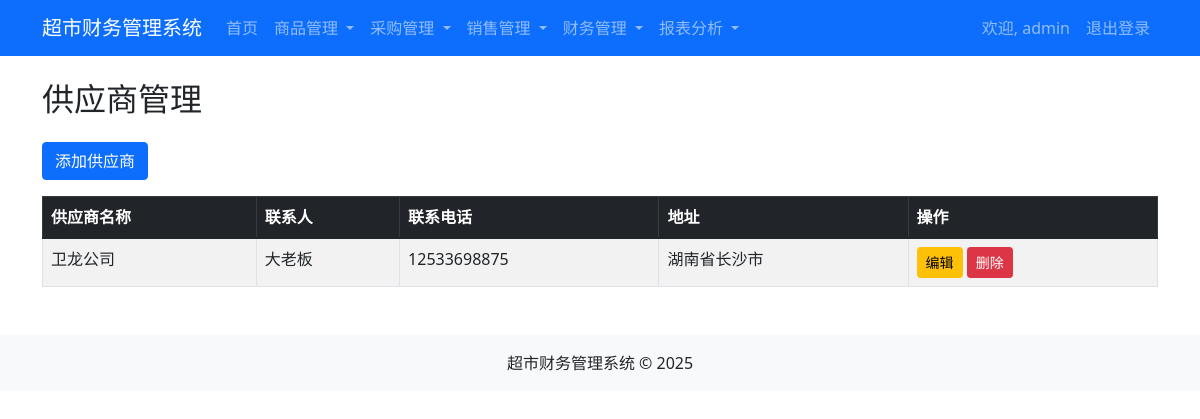
The page /suppliers (signed in) on the database its author committed.
### app.py (models this page shows, shortened)
class User(db.Model, UserMixin):
    id = db.Column(db.Integer, primary_key=True)
    username = db.Column(db.String(20), unique=True, nullable=False)
    email = db.Column(db.String(120), unique=True, nullable=False)
    password = db.Column(db.String(60), nullable=False)
    role = db.Column(db.String(20), nullable=False, default='user')

class Supplier(db.Model):
    id = db.Column(db.Integer, primary_key=True)
    name = db.Column(db.String(100), nullable=False)
    contact = db.Column(db.String(50), nullable=False)
    phone = db.Column(db.String(20), nullable=False)
    address = db.Column(db.String(200), nullable=False)

### app.py (the view)
@app.route("/suppliers")
@login_required
def supplier_list():
    suppliers = Supplier.query.all()
    return render_template('supplier_list.html', suppliers=suppliers)

### app.py (called while the page is built)
@login_manager.user_loader
def load_user(user_id):
    return User.query.get(int(user_id))

### templates/supplier_list.html
{% extends 'base.html' %}
{% block content %}
<div class="row">
    <div class="col-md-12">
        <h2 class="mb-4">供应商管理</h2>
        <a href="{{ url_for('add_supplier') }}" class="btn btn-primary mb-3">添加供应商</a>
        <div class="table-responsive">
            <table class="table table-striped table-bordered">
                <thead class="table-dark">
                    <tr>
                        <th>供应商名称</th>
                        <th>联系人</th>
                        <th>联系电话</th>
                        <th>地址</th>
                        <th>操作</th>
                    </tr>
                </thead>
                <tbody>
                    {% for supplier in suppliers %}
                    <tr>
                        <td>{{ supplier.name }}</td>
                        <td>{{ supplier.contact }}</td>
                        <td>{{ supplier.phone }}</td>
                        <td>{{ supplier.address }}</td>
                        <td>
                            <a href="{{ url_for('update_supplier', supplier_id=supplier.id) }}" class="btn btn-sm btn-warning">编辑</a>
                            <form action="{{ url_for('delete_supplier', supplier_id=supplier.id) }}" method="POST" style="display: inline;">
                                <button type="submit" class="btn btn-sm btn-danger" onclick="return confirm('确定要删除该供应商吗？')">删除</button>
                            </form>
                        </td>
                    </tr>
                    {% endfor %}
                </tbody>
            </table>
        </div>
    </div>
</div>
{% endblock %}

### templates/base.html (shortened to what this page needs)
<!DOCTYPE html>
<html lang="zh-CN">
<head>
    <link rel="stylesheet" href="https://cdn.jsdelivr.net/npm/bootstrap@5.1.3/dist/css/bootstrap.min.css">
    <link rel="stylesheet" href="{{ url_for('static', filename='style.css') }}">
</head>
<body>
    <nav class="navbar navbar-expand-lg navbar-dark bg-primary">
        <div class="container">
            <a class="navbar-brand" href="{{ url_for('home') }}">超市财务管理系统</a>
            <div class="collapse navbar-collapse" id="navbarNav">
                {% if current_user.is_authenticated %}
                <ul class="navbar-nav">
                    <li class="nav-item">
                        <a class="nav-link" href="{{ url_for('home') }}">首页</a>
                    </li>
                    <li class="nav-item dropdown">
                        <a class="nav-link dropdown-toggle" href="#" id="productDropdown" role="button" data-bs-toggle="dropdown" aria-expanded="false">
                            商品管理
                        </a>
                    </li>
                    <li class="nav-item dropdown">
                        <a class="nav-link dropdown-toggle" href="#" id="purchaseDropdown" role="button" data-bs-toggle="dropdown" aria-expanded="false">
                            采购管理
                        </a>
                    </li>
                    <li class="nav-item dropdown">
                        <a class="nav-link dropdown-toggle" href="#" id="saleDropdown" role="button" data-bs-toggle="dropdown" aria-expanded="false">
                            销售管理
                        </a>
                    </li>
                    <li class="nav-item dropdown">
                        <a class="nav-link dropdown-toggle" href="#" id="financeDropdown" role="button" data-bs-toggle="dropdown" aria-expanded="false">
                            财务管理
                        </a>
                    </li>
                    <li class="nav-item dropdown">
                        <a class="nav-link dropdown-toggle" href="#" id="reportDropdown" role="button" data-bs-toggle="dropdown" aria-expanded="false">
                            报表分析
                        </a>
                    </li>
                </ul>
                <ul class="navbar-nav ms-auto">
                    <li class="nav-item">
                        <span class="nav-link">欢迎, {{ current_user.username }}</span>
                    </li>
                    <li class="nav-item">
                        <a class="nav-link" href="{{ url_for('logout') }}">退出登录</a>
                    </li>
                </ul>
                {% endif %}
            </div>
        </div>
    </nav>
    <main class="container mt-4">
        {% block content %}
        {% endblock %}
    </main>
    <footer class="bg-light text-center py-3 mt-5">
        <div class="container">
            <p class="mb-0">超市财务管理系统 &copy; 2025</p>
        </div>
    </footer>
</body>
</html>

### static/style.css (style rules this page uses)
.table { margin-bottom: 0; }

### rows shown on the page
User: username "admin"
Supplier: name "卫龙公司", contact "大老板", phone "12533698875", address "湖南省长沙市"
